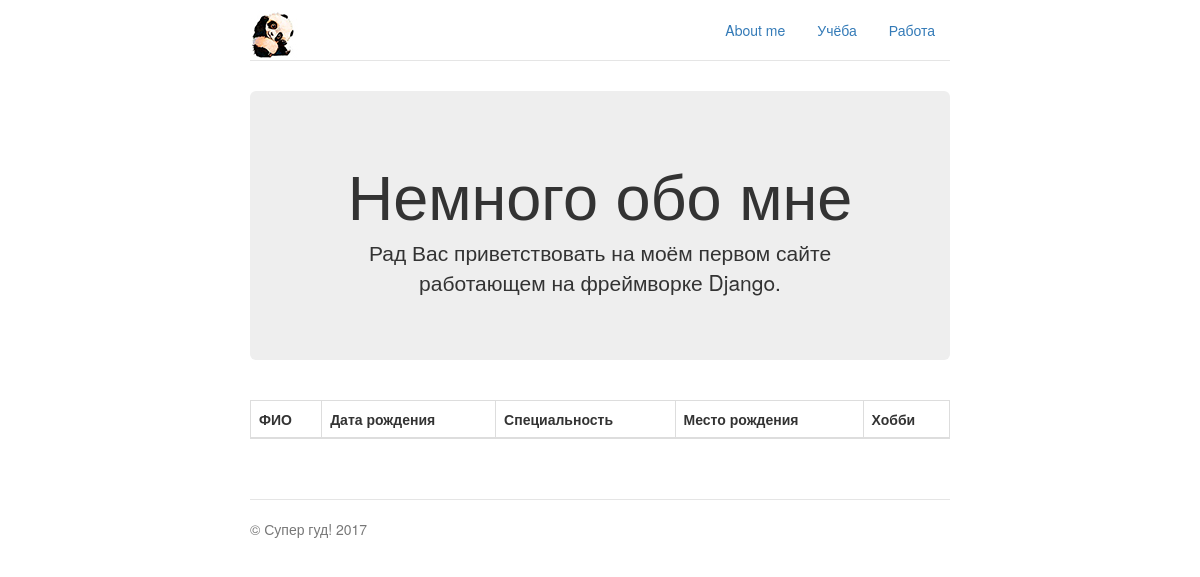
The app's page /, older data.
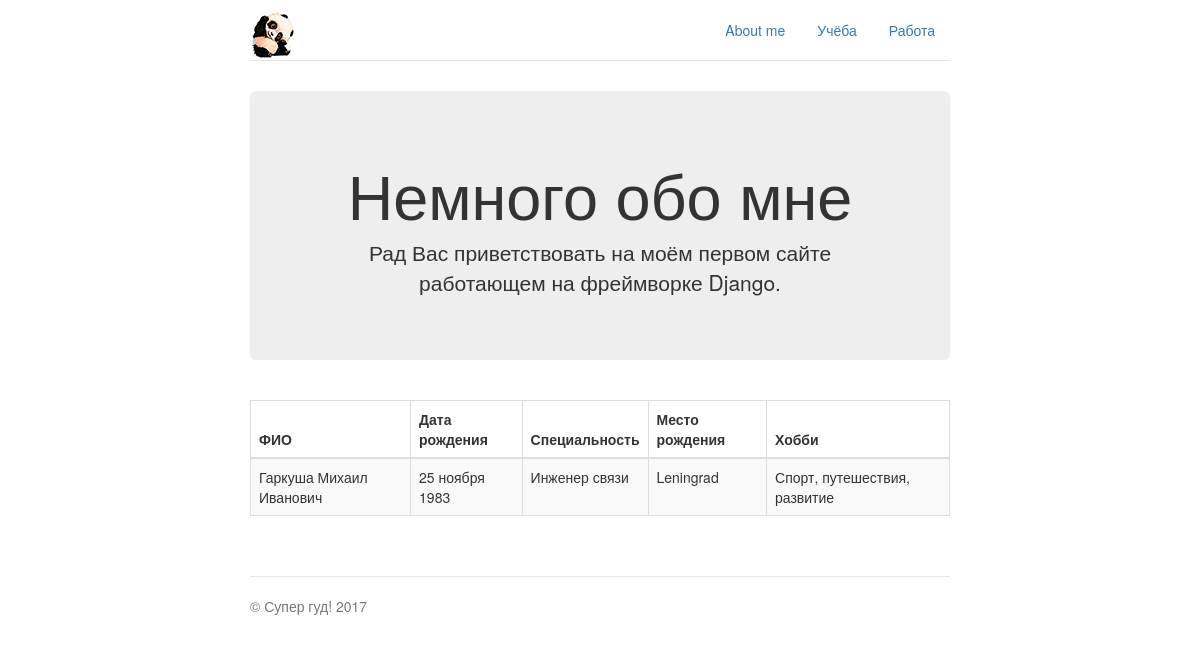
The same page, newer data.
### aboutme/models.py (models this page shows)
class About(models.Model):
    fio = models.CharField(verbose_name='ФИО', max_length=32)
    birthday = models.CharField(verbose_name='Дата рождения', max_length=32)
    profession = models.CharField(verbose_name='Специальность', max_length=32)
    born_place = models.CharField(verbose_name='Место рождения', max_length=32)
    hobby = models.CharField(verbose_name='Хобби', max_length=32)

### aboutme/views.py (the view)
# urls.py: url(r'^$', views.main_page, name='main_page'),
def main_page(request):
    aboutme = About.objects.all()
    return render_to_response('index.html', {'aboutme': aboutme})

### templates/index.html (shortened to what this page needs)
{% extends "base.html" %}
{% load staticfiles %}
{% block content %}
<div class="jumbotron">
    <h1>Немного обо мне</h1>
    <p class="lead">Рад Вас приветствовать на моём первом сайте работающем на фреймворке Django.</p>
</div>
<div class="row marketing">
    <table class="table table-striped table-bordered">
        <thead>
        <tr>
            <th>ФИО</th>
            <th>Дата рождения</th>
            <th>Специальность</th>
            <th>Место рождения</th>
            <th>Хобби</th>
        </tr>
        </thead>
        {% for i in aboutme %}
        <tr>
            <td>{{ i.fio }}</td>
            <td>{{ i.birthday }}</td>
            <td>{{ i.profession }}</td>
            <td>{{ i.born_place }}</td>
            <td>{{ i.hobby }}</td>
        </tr>
        {% endfor %}
    </table>
</div>
{% endblock %}

Row changes from the older to the newer data that the page shows:
added About: fio "Гаркуша Михаил Иванович", birthday "25 ноября 1983", profession "Инженер связи", born_place "Leningrad", hobby "Спорт, путешествия, развитие"
